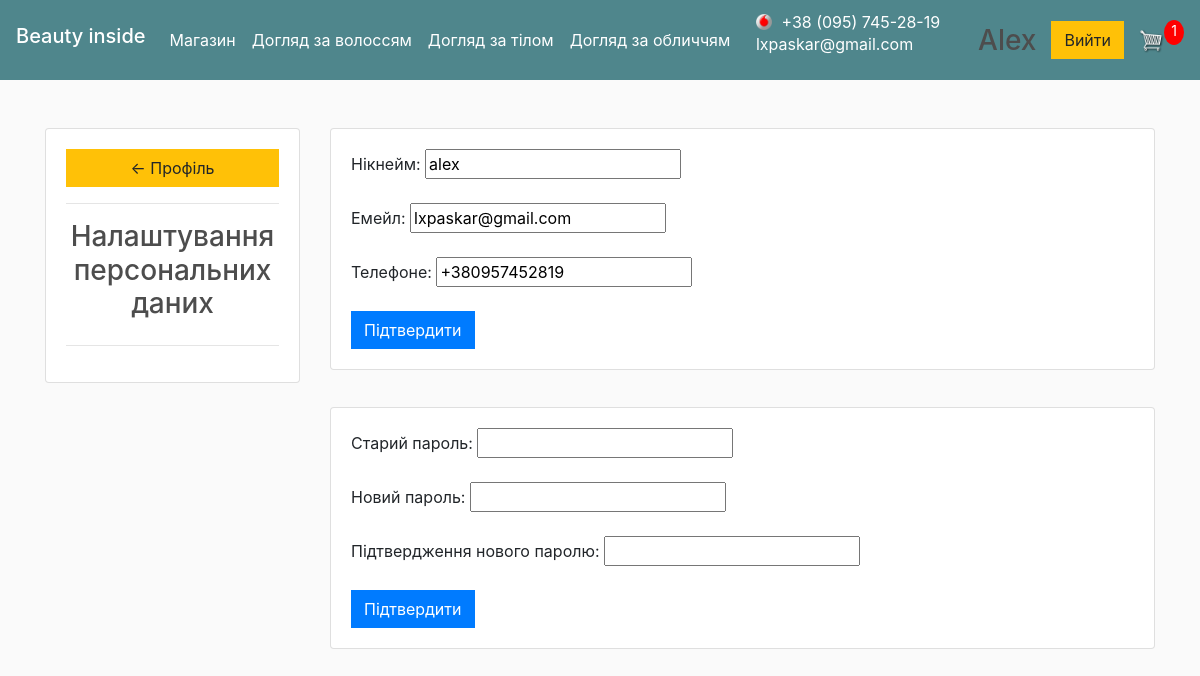
/account/ (signed in), run on the app's committed database.
### store/models.py (models this page shows, shortened)
class Category(models.Model):
    name = models.CharField(max_length=200)
    slug = models.SlugField()
    parent = models.ForeignKey('self', blank=True, null=True, related_name='children', on_delete=models.CASCADE)
    class Meta:
        unique_together = ('slug', 'parent',)
        verbose_name_plural = "categories"

class Customer(models.Model):
    user = models.OneToOneField(User, null=True, blank=True, on_delete=models.CASCADE)
    name = models.CharField(max_length=50, null=True)
    email = models.EmailField(max_length=50)
    phone = models.CharField(max_length=50, null=True)
    date_created = models.DateTimeField(auto_now_add=True, null=True)

### store/views.py (the view, shortened to what this page needs)
# urls.py: path('account/', views.accountSettings, name="account"),
@login_required(login_url='login')
def accountSettings(request):
    customer = request.user.customer
    form = CustomerForm(instance=customer)
    form_pass = PasswordChangeForm(user=request.user)
    if request.method == 'POST' and request.POST.get('chng-data') == 'data':
        form = CustomerForm(request.POST, request.FILES, instance=customer)
        if form.is_valid():
            form.save()
            return redirect('user-page')
    data = cartData(request)
    cartItems = data['cartItems']
    cats_parents, cats_childs = megamenu()
    context = {'form': form, 'form_pass': form_pass, 'cartItems': cartItems, 'parents': cats_parents,
               'childs': cats_childs}
    return render(request, 'store/customer_settings.html', context)

### store/forms.py
class CustomerForm(ModelForm):
	class Meta:
		model = Customer
		fields = '__all__'
		exclude = ['user']

### store/models.py (called while the page is built)
    @property
    def get_cart_items(self):
        orderitems = self.orderitem_set.all()
        total = sum([item.quantity for item in orderitems])
        return total

### store/utils.py (called while the page is built)
def cartData(request):
    if request.user.is_authenticated:
        customer = request.user.customer
        order, created = Order.objects.get_or_create(customer=customer, status='Cart_order')
        items = order.orderitem_set.all()
        cartItems = order.get_cart_items
    else:
        cookieData = cookieCart(request)
        cartItems = cookieData['cartItems']
        order = cookieData['order']
        items = cookieData['items']
    return {'cartItems': cartItems, 'order': order, 'items': items}

### store/views.py (called while the page is built)
def megamenu():
    cats = Category.objects.all()
    cats_childs = []
    cats_parents = []
    for cat in cats:
        if cat.name == 'default':
            continue
        if cat.parent:
            cats_parents.append(cat.parent)
        if not cat.parent and cat.parent not in cats_parents:
            cats_parents.append(cat)
    cats_parents = set(cats_parents)
    for cat in cats:
        if cat in cats_parents:
            continue
        else:
            cats_childs.append(cat)
    return cats_parents, cats_childs

### store/templates/store/customer_settings.html (shortened to what this page needs)
{% extends 'store/main.html' %}
{% block category_block %}
    {% for parent in parents %}
        <div class="dropdown show">
            <a class="nav-link" href="{% url 'category' parent.slug %}"
               role="button" id="dropdownMenuLink" data-toggle="dropdown" aria-haspopup="true"
               aria-expanded="false">
                {{ parent.name }}<span class="sr-only">(current)</span></a>
        </div>
    {% endfor %}
{% endblock category_block %}
{% load static %}
{% block content %}
    <br>
    <div class="row">
        <div class="col-md-3">
            <div class="card card-body">
                <a class="btn btn-warning" href="{% url 'user-page' %}"> &#8592; Профіль</a>
                <hr>
                <h3 style="text-align: center">Налаштування персональних даних</h3>
                <hr>
            </div>
        </div>
        <div class="col-md-9">
            <div class="card card-body">
                <form method="POST" action="" enctype="multipart/form-data">
                    Нікнейм: {{ form.name }}
                    <br><br>
                    Емейл: {{ form.email }}
                    <br><br>
                    Телефоне: {{ form.phone }}
                    <br><br>
                    <input class="btn btn-primary" type="submit" name="Update Information" value="Підтвердити">
                </form>
            </div>
        </div>
    </div>
    <br>
    <div class="row">
        <div class="col-md-3">
        </div>
        <div class="col-md-9">
            <div class="card card-body">
                <form method="POST" action="" enctype="multipart/form-data">
                    Старий пароль: {{ form_pass.old_password }}
                    <br><br>
                    Новий пароль: {{ form_pass.new_password1 }}
                    <br><br>
                    Підтвердження нового паролю: {{ form_pass.new_password2 }}
                    <br><br>
                    <input class="btn btn-primary" type="submit" name="Update Password" value="Підтвердити">
                </form>
            </div>
        </div>
    </div>
{% endblock %}

### store/templates/store/main.html (shortened to what this page needs)
<!DOCTYPE html>
{% load static %}
<html>
<head>
    <link rel="stylesheet" href="https://stackpath.bootstrapcdn.com/bootstrap/4.4.1/css/bootstrap.min.css"
>
    <link rel="stylesheet" type="text/css" href="{% static 'css/main.css' %}">
    <link rel="stylesheet" type="text/css" href="{% static 'css/pop_up.css' %}">
    <link rel="stylesheet" type="text/css" href="{% static 'css/mobile_operators.css' %}">
</head>
<body>
<nav class="navbar navbar-expand-lg navbar-dark bg-dark">
    <h3 class="navbar-brand">Beauty inside</h3>
    <div class="collapse navbar-collapse" id="navbarSupportedContent">
        <ul class="navbar-nav mr-auto">
            <li class="nav-item active">
                <a class="nav-link" href="{% url 'store' %}">Магазин<span class="sr-only">(current)</span></a>
            </li>
            {% block category_block %}
            {% endblock category_block %}
        </ul>
        <div class="form-inline my-2 my-lg-0">
            <p style="color: white; margin-right: 20px"><span title="Vodafone" class="mobo-vodafone-16">&nbsp;+38 (095) 745-28-19</span>
                <br>
                lxpaskar@gmail.com</p>
            {% if user.is_authenticated %}
                <a href="{% url 'user-page' %}" style="text-decoration-color:white;">
                    <h3 class="col-lg-4">
                        {{ user.username.title }}
                    </h3>
                </a>
                <a href="{% url 'logout' %}" class="btn btn-warning">Вийти</a>
            {% else %}
                <a href="{% url 'login' %}" class="btn btn-warning">Ввійти</a>
            {% endif %}
            <div class="popup" onclick="myFunction()">
                <img id="cart-icon" src="{% static 'images/cart.png' %}" alt="Cart">
            </div>
            <p id="cart-total">{{ cartItems }}</p>
        </div>
    </div>
</nav>
<div class="container">
    <br>
    {% block content %}
    {% endblock content %}
</div>
</body>
</html>

### static/css/main.css (style rules this page uses)
body { background-color: hsl(0, 0%, 98%); }
h1, h2, h3, h4, h5, h6 { color: hsl(0, 0%, 30%); }
.bg-dark { background-color: #4f868c !important; }
#cart-icon { width: 25px; display: inline-block; margin-left: 15px; }
#cart-total { display: block; text-align: center; color: #fff; background-color: red; width: 20px; height: 25px; border-radius: 50%; font-size: 14px; }
.col-lg-4, .col-lg-6, .col-lg-8, .col-lg-12 { margin-top: 10px; }
.btn { border-radius: 0; }

### static/css/pop_up.css (style rules this page uses)
.popup { position: relative; display: inline-block; cursor: pointer; -webkit-user-select: none; -moz-user-select: none; -ms-user-select: none; user-select: none; }

### static/css/mobile_operators.css (style rules this page uses)
[class*=mobo-] { text-indent: 5px; background-position: 0 0; background-repeat: no-repeat; display: inline-block; //display:inline; //zoom:1; vertical-align:middle; margin-right:3px; }
.mobo-vodafone-16 { line-height:16px; padding-left:16px; }

### data on the page
Category: name "Догляд за волоссям"
Category: name "Догляд за тілом"
Category: name "Догляд за обличчям"
Customer: name "alex", email "lxpaskar@gmail.com", phone "+380957452819"

### other printed values
{{ user.username.title }} "Alex"
{{ cartItems }} "1"
